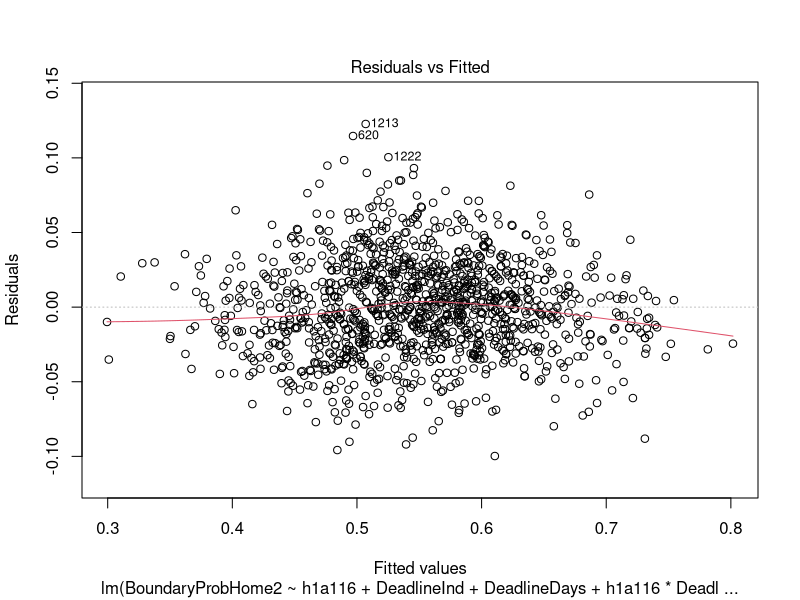
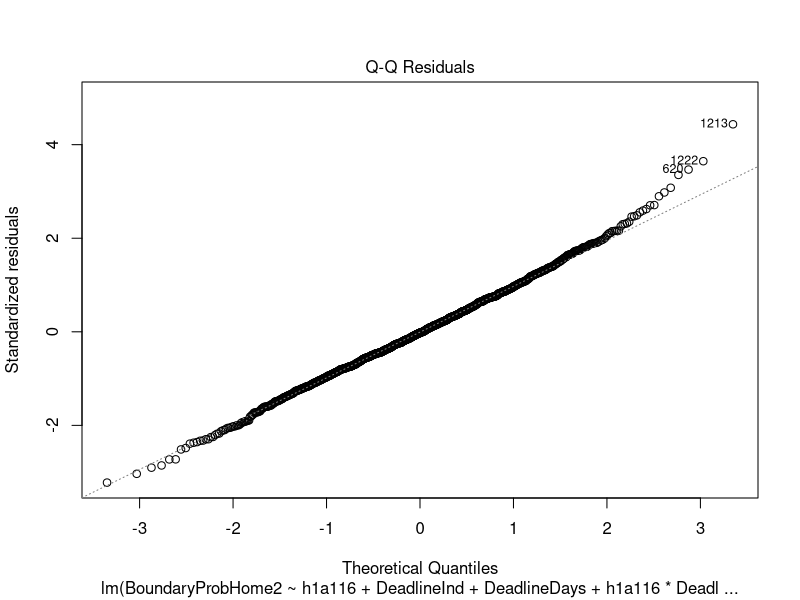
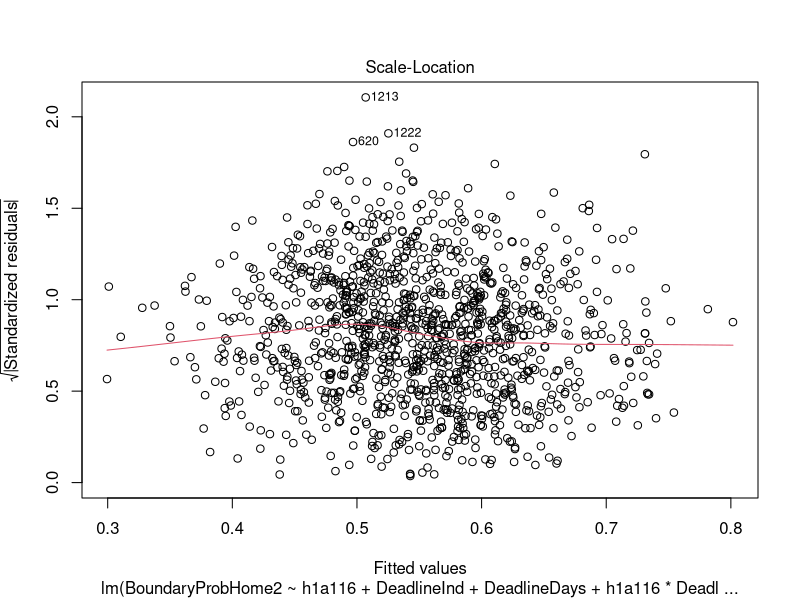
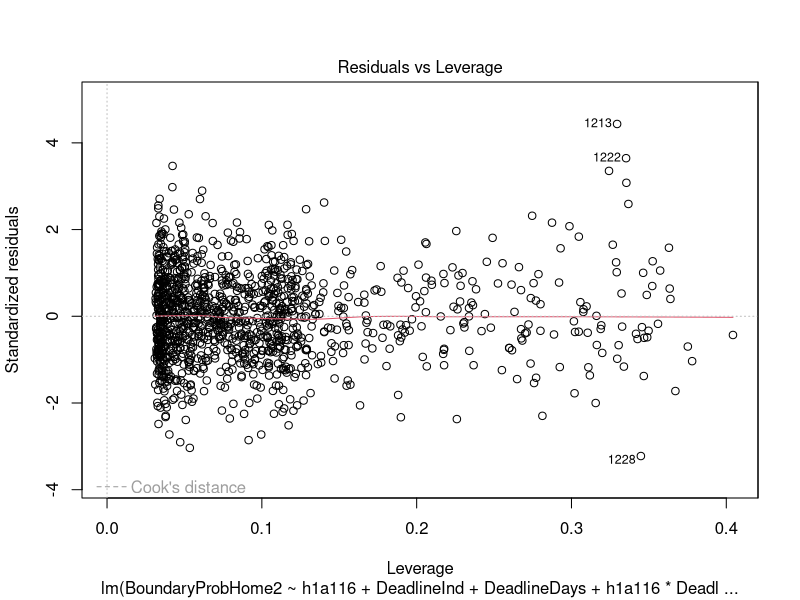
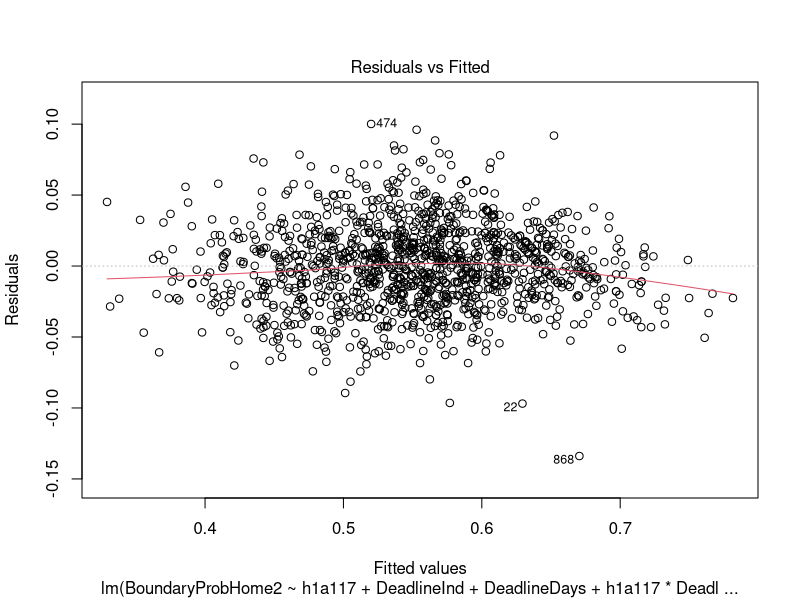
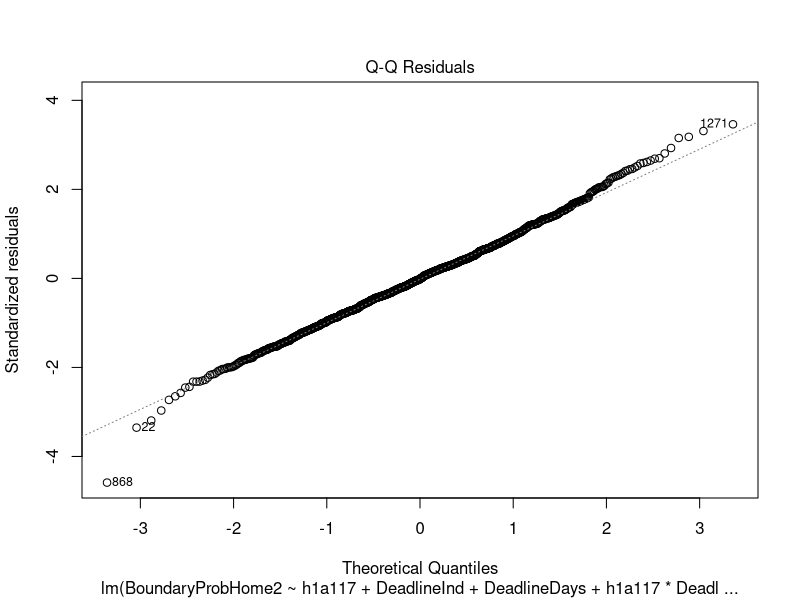
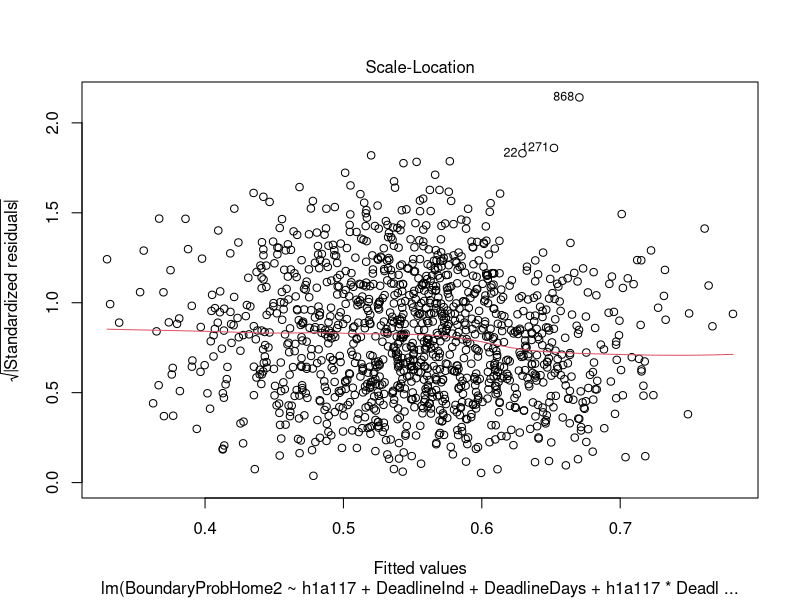
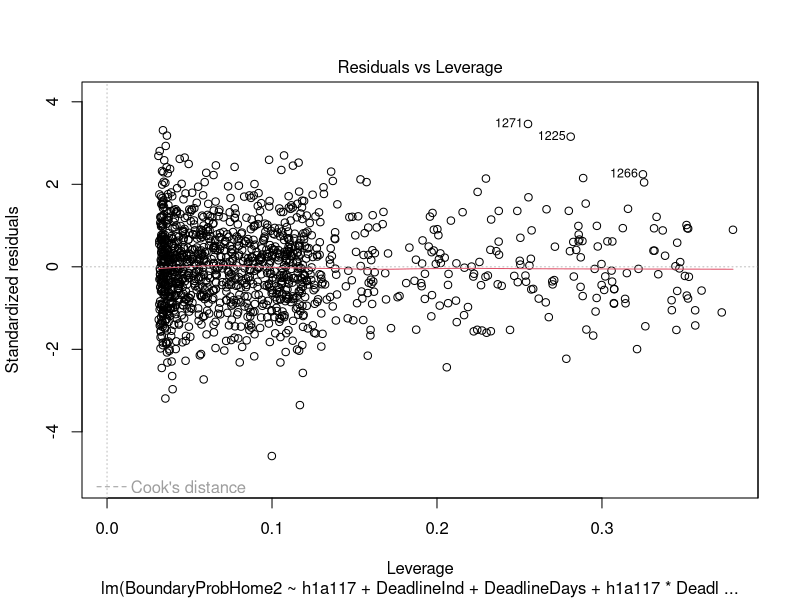

Recreate these plots in R, in order.
library(tidyverse)
library(broom)
library(glmnet)


## 2016-2017
nhl_2016 <- readxl::read_xlsx("data/nhl odds 2016-17 (1).xlsx")

# trade deadline and date indicator variables
nhl_2016 <-
  nhl_2016 %>%
  mutate(Deadline = as.numeric(Date %in% c(301:611)),
         Year = as.numeric(Date %in% c(101:611)))

# adding date variable
nhl_2016 <- 
  nhl_2016 %>%
  mutate(Date = ifelse(Year == 0, paste(16, Date, sep = ""),
                       paste(17, Date, sep = "0")))

# convert date into a "date"
nhl_2016 <-
  nhl_2016 %>%
  mutate(Date = lubridate::ymd(Date))

# taking out playoff games
nhl_2016 <-
  nhl_2016 %>%
  filter(Date < "2017-4-12")

# making ID variable for game
nhl_2016$ID <- seq.int(nrow(nhl_2016))
nhl_2016 <-
  nhl_2016 %>%
  mutate(ID = as.integer(ID),
         ID = ID / 2,
         ID = ceiling(ID))

# indicator variable for days since trade deadline
nhl_2016 <-
  nhl_2016 %>%
  mutate(Deadline2 = Date - lubridate::ymd(20170301))

# make data wider - each row is one game
nhl_2016_home<- nhl_2016 %>%
  filter(VH=="H")
nhl_2016_away<-nhl_2016 %>%
  filter(VH=="V")
nhl_2016_wide<-bind_cols(nhl_2016_home,nhl_2016_away)

# tidy wider data
nhl_2016_wide <- 
  nhl_2016_wide[, c(1, 2, 22, 3, 4, 24, 5, 25, 6, 
                    26, 7, 27, 8, 28, 9, 29, 10, 30, 
                    11, 31, 12, 32, 13, 33, 14, 34, 15, 
                    35, 16, 36, 17, 18, 19, 20, 21, 23, 
                    37, 38, 39, 40)]
nhl_2016_neat <- 
  nhl_2016_wide[-c(4, 24, 27, 35:40)]

nhl_2016_neat <-
  nhl_2016_neat %>%
  rename("Date" = Date...1,
         "Rot Home Team" = Rot...2,
         "HomeTeam" =Team...4,
         "1st Home Team Goals" = `1st...5`,
         "2nd Home Team Goals" = `2nd...6`,
         "3rd Home Team Goals" = `3rd...7`,
         "FinalHome" = Final...8,
         "Open Home Team" = Open...9,
         "CloseHomeTeam" = Close...10,
         "Puck Line Home Team" = `Puck Line...11`,
         "Open OU" = `Open OU...13`,
         "Close OU" = `Close OU...35`,
         "DeadlineInd" = Deadline...17,
         "Year" = Year...18,
         "Game ID" = ID...19,
         "DeadlineDays" = Deadline2...20,
         "Rot Away Team" = Rot...22,
         "AwayTeam" =Team...24,
         "1st Away Team Goals" = `1st...25`,
         "2nd Away Team Goals" = `2nd...26`,
         "3rd Away Team Goals" = `3rd...27`,
         "FinalAway" = Final...28,
         "Open Away Team" = Open...29,
         "CloseAwayTeam" = Close...30,
         "Puck Line Away Team" = `Puck Line...31`,
  )

# market probabilities
nhl_2016_neat <-
  nhl_2016_neat %>%
  mutate(BoundaryProbHome = ifelse(CloseHomeTeam >= 100, 100/(CloseHomeTeam + 100),
                                   abs(CloseHomeTeam) / (100 + abs(CloseHomeTeam)))) 

nhl_2016_neat <-
  nhl_2016_neat %>%
  mutate(BoundaryProbAway = ifelse(CloseAwayTeam >= 100, 100/(CloseAwayTeam + 100),
                                   abs(CloseAwayTeam) / (100 + abs(CloseAwayTeam)))) 

nhl_2016 <- 
  nhl_2016 %>%
  mutate(BoundaryProb = ifelse(Close >= 100, 100/(Close + 100),
                               abs(Close) / (100 + abs(Close)))) 

nhl_2016_neat <-
  nhl_2016_neat %>%
  mutate(BoundaryProbHome2 = BoundaryProbHome / (BoundaryProbHome + BoundaryProbAway),
         BoundaryProbAway2 = BoundaryProbAway / (BoundaryProbAway + BoundaryProbHome))

# making model matrix for home team effect
h116 = model.matrix(~-1+nhl_2016_neat$HomeTeam)
a116 = model.matrix(~-1+nhl_2016_neat$AwayTeam)
h1a116 = h116-a116

# linear model
nhl_2016_neat <-
  nhl_2016_neat %>%
  mutate(DeadlineDays = as.numeric(DeadlineDays))

homeandaway_lm16 <- lm(BoundaryProbHome2 ~ h1a116 + DeadlineInd + DeadlineDays + h1a116 * DeadlineInd + h1a116 * DeadlineDays + h1a116 * DeadlineInd * DeadlineDays,
                       data = nhl_2016_neat)

summary(homeandaway_lm16)

plot(homeandaway_lm16)

# Calculating who won/lost trade deadline: Linear Model
tidy_coef16 <- tidy(homeandaway_lm16)

# transposing df
tidy_coef16 <- t(tidy_coef16)
tidy_coef16 <- as.data.frame(tidy_coef16)

# tidying names
names(tidy_coef16) <- tidy_coef16[1,]
tidy_coef16 <- tidy_coef16[-1,]

# taking out sd and p-value
tidy_coef16 <- tidy_coef16[-c(2,3,4),]

# split by coefficients
hometeams <- tidy_coef16 %>%
  select(1:31)
deadlineind <- tidy_coef16 %>%
  select(DeadlineInd, 34:63)
deadlinedays <- tidy_coef16 %>%
  select(DeadlineDays, 64:93)
interaction <- tidy_coef16 %>%
  select(94:124)

# making data longer
hometeams2 <- 
  gather(hometeams, Team, intercept, 2:31)
deadlineind2 <- 
  gather(deadlineind, Team, deadline_indicator, 2:31)
deadlinedays2 <- 
  gather(deadlinedays, Team, deadline_days, 2:31)
interaction2 <- 
  gather(interaction, Team, deadline_interaction, 2:31)

# binding data set together
tidy_coef16_2 <- cbind(hometeams2, deadlineind2, deadlinedays2, interaction2)

# setting NAs to 0
tidy_coef16_2[is.na(tidy_coef16_2)] <- 0

# tidying
tidy_coef16_clean <- tidy_coef16_2[,-c(5,8,11)]
names(tidy_coef16_clean)[1] <- "main_intercept"

tidy_coef16_clean<-
  tidy_coef16_clean %>%
  mutate(
    main_intercept = as.numeric(main_intercept),
    intercept = as.numeric(intercept),
    DeadlineInd = as.numeric(DeadlineInd),
    deadline_indicator = as.numeric(deadline_indicator),
    DeadlineDays = as.numeric(DeadlineDays),
    deadline_days = as.numeric(deadline_days),
    `DeadlineInd:DeadlineDays` = as.numeric(`DeadlineInd:DeadlineDays`),
    deadline_interaction = as.numeric(deadline_interaction),
  )

tidy_coef16_fin <-
  tidy_coef16_clean %>%
  mutate(
    beforedeadline = main_intercept + intercept,
    atdeadline = main_intercept + intercept + (DeadlineInd + deadline_indicator),
    predictedend = main_intercept + intercept + (DeadlineInd + deadline_indicator) + 40 * (DeadlineDays + deadline_days + `DeadlineInd:DeadlineDays` + deadline_interaction),
    firstlinepredictedend = main_intercept + intercept + 40 * (DeadlineDays + deadline_days),
    diffat0 = atdeadline - beforedeadline,
    diffat40 = predictedend - firstlinepredictedend
  )

# saving data frame of coefficients and neat data
write.csv(tidy_coef16_fin, "data/coefs2016.csv")
write.csv(nhl_2016_neat, "data/nhl_2016_neat.csv")

# creating a "model" dataset including home team effect and Boundary Prob
h1a1_df16 <- as.data.frame(h1a116)
nhl_2016_neat <- 
  nhl_2016_neat %>%
  mutate(ID = row_number())
h1a1_df16 <-
  h1a1_df16 %>%
  mutate(ID = row_number())

model_subset16 <-
  nhl_2016_neat %>%
  select("BoundaryProbHome2", "BoundaryProbAway2", 
         "HomeTeam", 
         "AwayTeam",
         "DeadlineInd", 
         "DeadlineDays", "ID")

model_subset16 <- left_join(model_subset16, h1a1_df16,
                          by = "ID")

model_subset16 <- subset(model_subset16, select = -ID)

model_subset16 <-
  model_subset16 %>%
  mutate(DeadlineDays = as.numeric(DeadlineDays))

model_subset16 <-
  model_subset16 %>%
  rename("Anaheim" = `nhl_2016_neat$HomeTeamAnaheim`,
         "Arizona" = `nhl_2016_neat$HomeTeamArizona`,
         "Boston" =`nhl_2016_neat$HomeTeamBoston`,
         "Buffalo" = `nhl_2016_neat$HomeTeamBuffalo`,
         "Calgary" = `nhl_2016_neat$HomeTeamCalgary`,
         "Carolina" = `nhl_2016_neat$HomeTeamCarolina`,
         "Chicago" = `nhl_2016_neat$HomeTeamChicago`,
         "Colorado" = `nhl_2016_neat$HomeTeamColorado`,
         "Columbus" = `nhl_2016_neat$HomeTeamColumbus`,
         "Dallas" = `nhl_2016_neat$HomeTeamDallas`,
         "Detroit" = `nhl_2016_neat$HomeTeamDetroit`,
         "Edmonton" = `nhl_2016_neat$HomeTeamEdmonton`,
         "Florida" = `nhl_2016_neat$HomeTeamFlorida`,
         "LosAngeles" = `nhl_2016_neat$HomeTeamLosAngeles`,
         "Minnesota" = `nhl_2016_neat$HomeTeamMinnesota`,
         "Montreal" = `nhl_2016_neat$HomeTeamMontreal`,
         "Nashville" = `nhl_2016_neat$HomeTeamNashville`,
         "NewJersey" =`nhl_2016_neat$HomeTeamNewJersey`,
         "NYIslanders" = `nhl_2016_neat$HomeTeamNYIslanders`,
         "NYRangers" = `nhl_2016_neat$HomeTeamNYRangers`,
         "Ottawa" = `nhl_2016_neat$HomeTeamOttawa`,
         "Philadelphia" = `nhl_2016_neat$HomeTeamPhiladelphia`,
         "Pittsburgh" = `nhl_2016_neat$HomeTeamPittsburgh`,
         "SanJose" = `nhl_2016_neat$HomeTeamSanJose`,
         "St.Louis" = `nhl_2016_neat$HomeTeamSt.Louis`,
         "TampaBay" = `nhl_2016_neat$HomeTeamTampaBay`,
         "Toronto" = `nhl_2016_neat$HomeTeamToronto`,
         "Vancouver" = `nhl_2016_neat$HomeTeamVancouver`,
         "Washington" = `nhl_2016_neat$HomeTeamWashington`,
         "Winnipeg" = `nhl_2016_neat$HomeTeamWinnipeg`
  )

write.csv(model_subset16, "data/model_subset16.csv")


## 2017-2018
# loading data
nhl_2017 <- readxl::read_xlsx("data/nhl odds 2017-18.xlsx")

# trade deadline and date indicator variables
nhl_2017 <-
  nhl_2017 %>%
  mutate(Deadline = as.numeric(Date %in% c(226:607)),
         Year = as.numeric(Date %in% c(101:607)))

# adding date variable
nhl_2017 <-
  nhl_2017 %>%
  mutate(Date = ifelse(Year == 0, paste(2017, Date, sep = ""),
                       paste(2018, Date, sep = "0")))

# convert date into a "date"
nhl_2017 <-
  nhl_2017 %>%
  mutate(Date = lubridate::ymd(Date))

# taking out playoff games
nhl_2017 <-
  nhl_2017 %>%
  filter(Date < "2018-4-11")

# making ID variable for game
nhl_2017$ID <- seq.int(nrow(nhl_2017))
nhl_2017 <-
  nhl_2017 %>%
  mutate(ID = as.integer(ID),
         ID = ID / 2,
         ID = ceiling(ID))

# indicator variable for days since trade deadline
nhl_2017 <-
  nhl_2017 %>%
  mutate(Deadline2 = Date - lubridate::ymd(20180226))

# make data wider - each row is one game
nhl_2017_home <- nhl_2017 %>%
  filter(VH == "H")
nhl_2017_away <- nhl_2017 %>%
  filter(VH == "V")
nhl_2017_wide<-bind_cols(nhl_2017_home,nhl_2017_away)

# tidy wider data
nhl_2017_wide <- 
  nhl_2017_wide[, c(1, 2, 22, 3, 4, 24, 5,
                    25, 6, 26, 7, 27, 8, 28,
                    9, 29, 10, 30, 11, 31, 12,
                    32, 13, 33, 14, 34, 15, 35,
                    16, 36, 17, 18, 19, 20, 21,
                    23, 37, 38, 39, 40)]

nhl_2017_neat <- 
  nhl_2017_wide[-c(4, 24, 27, 35:40)]

nhl_2017_neat <-
  nhl_2017_neat %>%
  rename("Date" = Date...1,
         "Rot Home Team" = Rot...2,
         "HomeTeam" =Team...4,
         "1st Home Team Goals" = `1st...5`,
         "2nd Home Team Goals" = `2nd...6`,
         "3rd Home Team Goals" = `3rd...7`,
         "FinalHome" = Final...8,
         "Open Home Team" = Open...9,
         "CloseHomeTeam" = Close...10,
         "Puck Line Home Team" = `Puck Line...11`,
         "Open OU" = `Open OU...13`,
         "Close OU" = `Close OU...35`,
         "DeadlineInd" = Deadline...17,
         "Year" = Year...18,
         "Game ID" = ID...19,
         "DeadlineDays" = Deadline2...20,
         "Rot Away Team" = Rot...22,
         "AwayTeam" =Team...24,
         "1st Away Team Goals" = `1st...25`,
         "2nd Away Team Goals" = `2nd...26`,
         "3rd Away Team Goals" = `3rd...27`,
         "FinalAway" = Final...28,
         "Open Away Team" = Open...29,
         "CloseAwayTeam" = Close...30,
         "Puck Line Away Team" = `Puck Line...31`,
  )

# Market Probabilities
nhl_2017_neat <-
  nhl_2017_neat %>%
  mutate(BoundaryProbHome = ifelse(CloseHomeTeam >= 100, 100/(CloseHomeTeam + 100), abs(CloseHomeTeam) / (100 + abs(CloseHomeTeam)))) 

nhl_2017_neat <-
  nhl_2017_neat %>%
  mutate(BoundaryProbAway = ifelse(CloseAwayTeam >= 100, 100/(CloseAwayTeam + 100), abs(CloseAwayTeam) / (100 + abs(CloseAwayTeam)))) 

nhl_2017 <- 
  nhl_2017 %>%
  mutate(BoundaryProb = ifelse(Close >= 100, 100/(Close + 100), abs(Close) / (100 + abs(Close)))) 

nhl_2017_neat <-
  nhl_2017_neat %>%
  mutate(BoundaryProbHome2 = BoundaryProbHome / (BoundaryProbHome + BoundaryProbAway),
         BoundaryProbAway2 = BoundaryProbAway / (BoundaryProbAway + BoundaryProbHome))

# Making Model Matrix for Home Team Effect
h117 = model.matrix(~-1+nhl_2017_neat$HomeTeam)
a117 = model.matrix(~-1+nhl_2017_neat$AwayTeam)
h1a117 = h117-a117

# Linear Model
nhl_2017_neat <-
  nhl_2017_neat %>%
  mutate(DeadlineDays = as.numeric(DeadlineDays))

homeandaway_lm17 <- lm(BoundaryProbHome2 ~ h1a117 + DeadlineInd + DeadlineDays + h1a117 * DeadlineInd + h1a117 * DeadlineDays + h1a117 * DeadlineInd * DeadlineDays,
                       data = nhl_2017_neat)

summary(homeandaway_lm17)

plot(homeandaway_lm17)

## Calculating who won/lost trade deadline: Linear Model
tidy_coef17 <- tidy(homeandaway_lm17)

# transposing df
tidy_coef17 <- t(tidy_coef17)
tidy_coef17 <- as.data.frame(tidy_coef17)

# tidying names
names(tidy_coef17) <- tidy_coef17[1,]
tidy_coef17 <- tidy_coef17[-1,]

# taking out sd and p-value
tidy_coef17 <- tidy_coef17[-c(2,3,4),]

# split by coefficients
hometeams <- tidy_coef17 %>%
  select(1:32)
deadlineind <- tidy_coef17 %>%
  select(DeadlineInd, 35:65)
deadlinedays <- tidy_coef17 %>%
  select(DeadlineDays, 66:96)
interaction <- tidy_coef17 %>%
  select(97:128)

# making data longer
hometeams2 <- gather(hometeams, Team, intercept, 2:32)
deadlineind2 <- gather(deadlineind, Team, deadline_indicator, 2:32)
deadlinedays2 <- gather(deadlinedays, Team, deadline_days, 2:32)
interaction2 <- gather(interaction, Team, deadline_interaction, 2:32)

# binding data set together
tidy_coef17_2 <- cbind(hometeams2, deadlineind2, deadlinedays2, interaction2)

# setting NAs to 0
tidy_coef17_2[is.na(tidy_coef17_2)] <- 0

# tidying
tidy_coef17_clean <- tidy_coef17_2[,-c(5,8,11)]
names(tidy_coef17_clean)[1] <- "main_intercept"

tidy_coef17_clean<-
  tidy_coef17_clean %>%
  mutate(
    main_intercept = as.numeric(main_intercept),
    intercept = as.numeric(intercept),
    DeadlineInd = as.numeric(DeadlineInd),
    deadline_indicator = as.numeric(deadline_indicator),
    DeadlineDays = as.numeric(DeadlineDays),
    deadline_days = as.numeric(deadline_days),
    `DeadlineInd:DeadlineDays` = as.numeric(`DeadlineInd:DeadlineDays`),
    deadline_interaction = as.numeric(deadline_interaction),
  )

tidy_coef17_fin <-
  tidy_coef17_clean %>%
  mutate(
    beforedeadline = main_intercept + intercept,
    atdeadline = main_intercept + intercept + (DeadlineInd + deadline_indicator),
    predictedend = main_intercept + intercept + (DeadlineInd + deadline_indicator) + 40 * (DeadlineDays + deadline_days + `DeadlineInd:DeadlineDays` + deadline_interaction),
    firstlinepredictedend = main_intercept + intercept + 40 * (DeadlineDays + deadline_days),
    diffat0 = atdeadline - beforedeadline,
    diffat40 = predictedend - firstlinepredictedend
  )


# saving data frame of coefficients
write.csv(tidy_coef17_fin, "data/coefs2017.csv")
write.csv(nhl_2017_neat, "data/nhl_2017_neat.csv")


# creating a "model" dataset including home team effect and Boundary Prob
h1a1_df <- as.data.frame(h1a117)
nhl_2017_neat <- 
  nhl_2017_neat %>%
  mutate(ID = row_number())
h1a1_df <-
  h1a1_df %>%
  mutate(ID = row_number())

model_subset <-
  nhl_2017_neat %>%
  select("BoundaryProbHome2", "BoundaryProbAway2", 
         "HomeTeam", 
         "AwayTeam",
         "DeadlineInd", 
         "DeadlineDays", "ID")

model_subset <- left_join(model_subset, h1a1_df,
                          by = "ID")

model_subset <- subset(model_subset, select = -ID)

model_subset <-
  model_subset %>%
  mutate(DeadlineDays = as.numeric(DeadlineDays))

model_subset17 <-
  model_subset %>%
  rename("Anaheim" = `nhl_2017_neat$HomeTeamAnaheim`,
         "Arizona" = `nhl_2017_neat$HomeTeamArizona`,
         "Boston" =`nhl_2017_neat$HomeTeamBoston`,
         "Buffalo" = `nhl_2017_neat$HomeTeamBuffalo`,
         "Calgary" = `nhl_2017_neat$HomeTeamCalgary`,
         "Carolina" = `nhl_2017_neat$HomeTeamCarolina`,
         "Chicago" = `nhl_2017_neat$HomeTeamChicago`,
         "Colorado" = `nhl_2017_neat$HomeTeamColorado`,
         "Columbus" = `nhl_2017_neat$HomeTeamColumbus`,
         "Dallas" = `nhl_2017_neat$HomeTeamDallas`,
         "Detroit" = `nhl_2017_neat$HomeTeamDetroit`,
         "Edmonton" = `nhl_2017_neat$HomeTeamEdmonton`,
         "Florida" = `nhl_2017_neat$HomeTeamFlorida`,
         "LosAngeles" = `nhl_2017_neat$HomeTeamLosAngeles`,
         "Minnesota" = `nhl_2017_neat$HomeTeamMinnesota`,
         "Montreal" = `nhl_2017_neat$HomeTeamMontreal`,
         "Nashville" = `nhl_2017_neat$HomeTeamNashville`,
         "NewJersey" =`nhl_2017_neat$HomeTeamNewJersey`,
         "NYIslanders" = `nhl_2017_neat$HomeTeamNYIslanders`,
         "NYRangers" = `nhl_2017_neat$HomeTeamNYRangers`,
         "Ottawa" = `nhl_2017_neat$HomeTeamOttawa`,
         "Philadelphia" = `nhl_2017_neat$HomeTeamPhiladelphia`,
         "Pittsburgh" = `nhl_2017_neat$HomeTeamPittsburgh`,
         "SanJose" = `nhl_2017_neat$HomeTeamSanJose`,
         "St.Louis" = `nhl_2017_neat$HomeTeamSt.Louis`,
         "TampaBay" = `nhl_2017_neat$HomeTeamTampaBay`,
         "Toronto" = `nhl_2017_neat$HomeTeamToronto`,
         "Vancouver" = `nhl_2017_neat$HomeTeamVancouver`,
         "Vegas" = `nhl_2017_neat$HomeTeamVegas`,
         "Washington" = `nhl_2017_neat$HomeTeamWashington`,
         "Winnipeg" = `nhl_2017_neat$HomeTeamWinnipeg`
  )

write.csv(model_subset17, "data/model_subset.csv")



